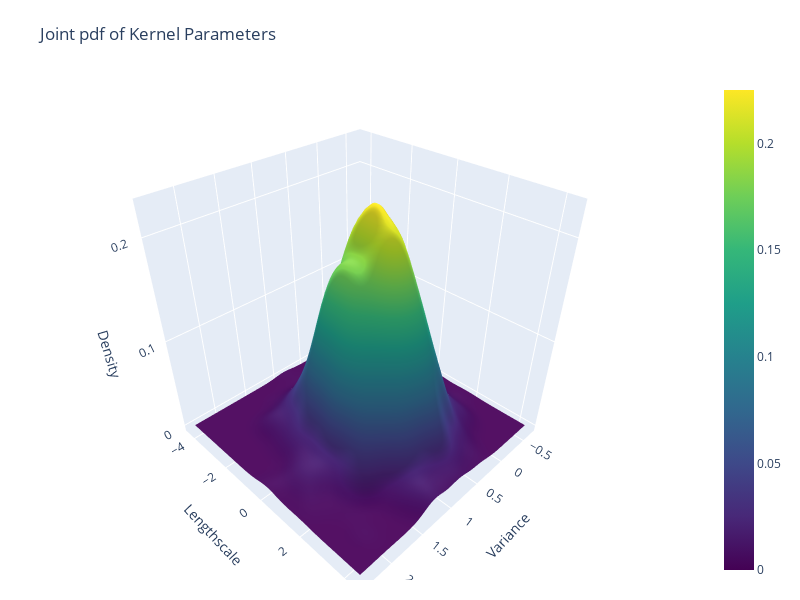

Notebook code for this chart:
### Code cell
import plotly.graph_objects as go

# Create a surface plot with the estimated probability density function
fig = go.Figure(data=[go.Surface(x=X, y=Y, z=Z, colorscale='Viridis')])

fig.update_layout(
    title='Joint pdf of Kernel Parameters',
    scene=dict(
        xaxis_title='Variance',
        yaxis_title='Lengthscale',
        zaxis_title='Density',
    ),
    autosize=False,
    width=800,
    height=600,
    margin=dict(l=20, r=20, b=20, t=80),
)

# Show the interactive plot
fig.show()

### Figure 1 — Plotly figure (JSON) as saved in the notebook; plotly's stock layout.template omitted (floating-point values rounded to 4 significant figures; data arrays with more than 128 entries replaced by an {"elided": "..."} marker saying what was removed)
{"data": [{"colorscale": [[0, "#440154"], [0.1111, "#482878"], [0.2222, "#3e4989"], [0.3333, "#31688e"], [0.4444, "#26828e"], [0.5556, "#1f9e89"], [0.6667, "#35b779"], [0.7778, "#6ece58"], [0.8889, "#b5de2b"], [1, "#fde725"]], "type": "surface", "x": {"elided": "100x100 float values"}, "y": {"elided": "100x100 float values"}, "z": {"elided": "100x100 float values"}}], "layout": {"autosize": false, "height": 600, "margin": {"b": 20, "l": 20, "r": 20, "t": 80}, "scene": {"xaxis": {"title": {"text": "Variance"}}, "yaxis": {"title": {"text": "Lengthscale"}}, "zaxis": {"title": {"text": "Density"}}}, "title": {"text": "Joint pdf of Kernel Parameters"}, "width": 800}}
